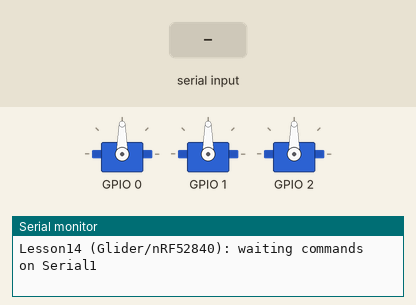
The sketch below on a simulated ESP32-C3. Parts: 3 × servo, the last lines printed to the serial monitor. The inputs (shaded band) are chosen by the test bench.

Above: at 1.2 s.
1.3 s: "a" received over the second serial link
At 1.9 s:
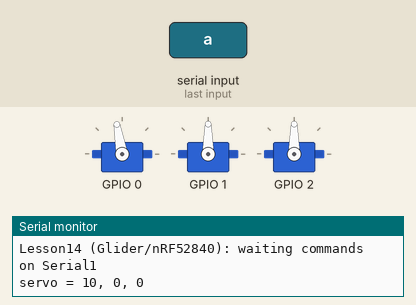
2.8 s: "s" received over the second serial link
At 4.0 s:
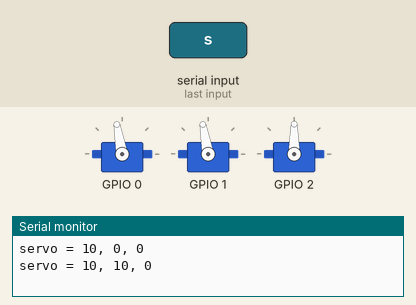
4.3 s: "z" received over the second serial link
At 5.4 s:
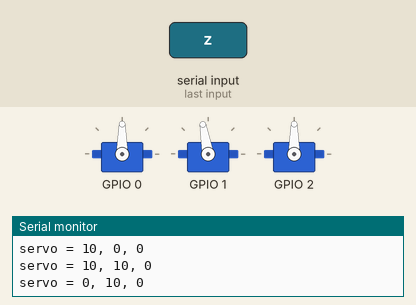
5.8 s: "d" received over the second serial link
At 6.5 s:
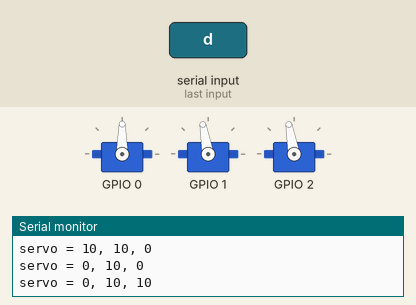
7.3 s: "x" received over the second serial link
At 7.6 s:
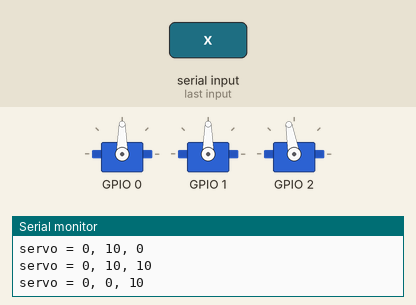
8.8 s: "c" received over the second serial link
At 10.0 s:
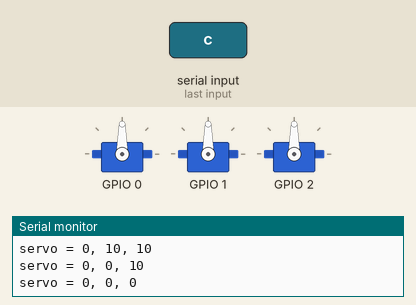
Timing chart, 0 to 11.3 s (numbered marks = the images above; inputs shaded):
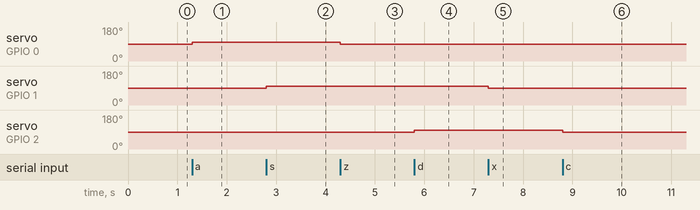

The sketch:

Lesson14_Glider_nrf52840.ino
```cpp
// 対象ボード: Seeed XIAO nRF52840（Glider側 / サーボ制御）
//
// 目的:
// - `Serial1` から受け取ったコマンド（1文字）でサーボ角を操作する
// - コマンドは Lesson07 と同じ（a/z/q, s/x/w, d/c/e）
//
// 想定:
// - Glider側ESP32-C3がESP-NOWで受信した文字列をSerial1へ吐き出す
// - nRF52840はSerial1から文字を読み取り、サーボを動かす

#include <Servo.h>

Servo servo[3];
int angleDeg[3] = {0, 0, 0};

void writeServoAngles() {
  servo[0].write(angleDeg[0] + 90);
  servo[1].write(angleDeg[1] + 90);
  servo[2].write(angleDeg[2] + 90);
}

void setup() {
  Serial.begin(115200);   // debug
  Serial1.begin(115200);  // command input from ESP32-C3

  // Lesson07 と同じピン配置（必要に応じて変更）
  servo[0].attach(0);  // D0
  servo[1].attach(1);  // D1
  servo[2].attach(2);  // D2
  writeServoAngles();

  Serial.println("Lesson14 (Glider/nRF52840): waiting commands on Serial1");
}

void loop() {
  if (!Serial1.available()) {
    return;
  }

  char c = Serial1.read();
  switch (c) {
    case 'a':
      angleDeg[0] += 10;
      break;
    case 'z':
      angleDeg[0] -= 10;
      break;
    case 'q':
      angleDeg[0] = 0;
      break;
    case 's':
      angleDeg[1] += 10;
      break;
    case 'x':
      angleDeg[1] -= 10;
      break;
    case 'w':
      angleDeg[1] = 0;
      break;
    case 'd':
      angleDeg[2] += 10;
      break;
    case 'c':
      angleDeg[2] -= 10;
      break;
    case 'e':
      angleDeg[2] = 0;
      break;
    default:
      // ignore '\r', '\n', and other chars
      return;
  }

  for (int i = 0; i < 3; i++) {
    angleDeg[i] = constrain(angleDeg[i], -90, 90);
  }

  writeServoAngles();

  Serial.print("servo = ");
  Serial.print(angleDeg[0]);
  Serial.print(", ");
  Serial.print(angleDeg[1]);
  Serial.print(", ");
  Serial.println(angleDeg[2]);
}
```

Measured:
- after the input at 1.3 s, servo on GPIO 0: 90° → 100° at once
- after the input at 2.8 s, servo on GPIO 1: 90° → 100° at once
- after the input at 4.3 s, servo on GPIO 0: 100° → 90° at once
- after the input at 5.8 s, servo on GPIO 2: 90° → 100° at once
- after the input at 7.3 s, servo on GPIO 1: 100° → 90° at once
- after the input at 8.8 s, servo on GPIO 2: 100° → 90° at once
